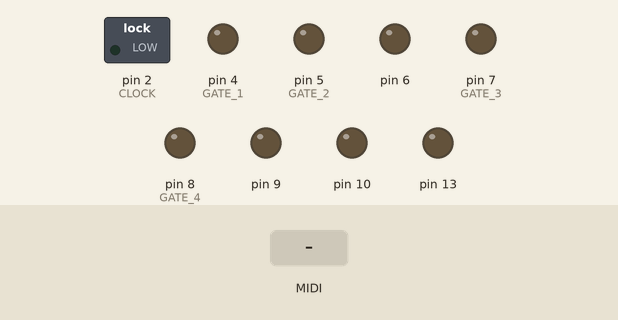
Recording of a sketch running on a simulated Arduino Leonardo, built with avr-gcc and run on an emulated ATmega32U4. On the bench: switched loads named in the sketch (green lamp = pin HIGH), output pins drawn as LEDs (lit = HIGH). The test bench sets the inputs (shaded band). MIDI output is not drawn.

Above: at 1.2 s.
1.3 s: MIDI note 36 received
At 2.1 s:
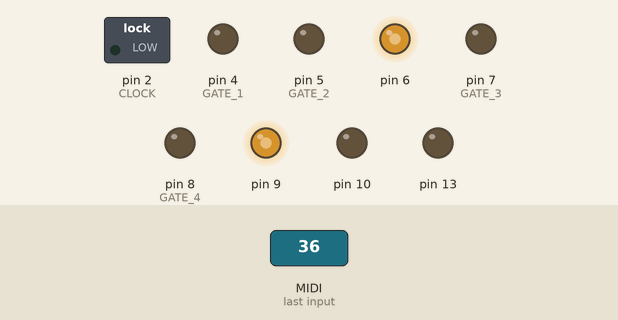
3.1 s: MIDI note 67 received
At 3.25 s:
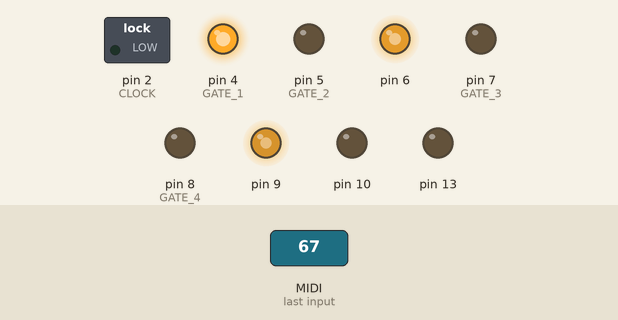
Timing chart, 0 to 6.1 s (numbered marks = the images above; inputs shaded):
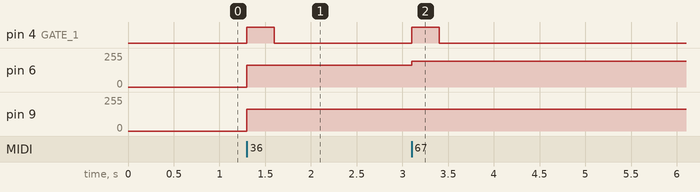

Measured:
- after the input at 1.3 s, pin 4 (GATE_1): LOW → HIGH at once, → LOW 0.30 s later; pin 6, pin 9: 0/255 → 164/255 at once
- after the input at 3.1 s, pin 4 (GATE_1): LOW → HIGH at once, → LOW 0.30 s later; pin 6: 164/255 → 195/255 at once

The sketch:

Interstellar_Communicator_PWM_v20.ino
```cpp
/*
Logboek:
Interstellar_Communicator_PWM_v20 [3-6-21]:
- Logboek aangemaakt.
- Midi clock ticks veranderd naar altijd output.

TODO:
- Test op glitches wanneer je veel midi ontvangt.
	- Glitches? Kijk of dit verdwijnt met midiThruOff.
		- Ja? Kijk of je midithru in hardware kan door-routen.
- Kijk of je condensators kan vervangen voor minder slew op de pwm outputs.
- Active sensing timeout nu niet gebruikt. Blijf testen om te kijken of er noten blijven hangen. Zo niet? Dan kan het zo blijven.
*/

#include <MIDI.h>
#include <EEPROM.h>

#define CLOCK 2
#define RESET 3
#define GATE_1 4
#define GATE_2 5
#define GATE_3 7
#define GATE_4 8
#define BUTTON_1 A0
#define BUTTON_2 A1
#define BUTTON_3 A2
#define BUTTON_4 A3

MIDI_CREATE_DEFAULT_INSTANCE();

// Frequency modes for TIMER1
#define PWM62k 1   //62500 Hz

// Direct PWM change variables
#define PWM9 OCR1A
#define PWM10 OCR1B

// Frequency modes for TIMER4
#define PWM187k 1   // 187500 Hz

// Direct PWM change variables
#define PWM6 OCR4D
#define PWM13 OCR4A

// Terminal count
#define PWM6_13_MAX OCR4C

enum TYPE { NEG = -1, NOTE, VELOCITY, ATC, ATP, CONTROL, BEND, PENDING_AT };

void setup()
{
	setinputsandoutputs();
	configuremidisethandle();
	load_learn_status();
}

void setinputsandoutputs()
{
	MIDI.begin(MIDI_CHANNEL_OMNI);
	 // MIDI.turnThruOff();

	pinMode(CLOCK, OUTPUT);
	pinMode(RESET, OUTPUT);
	pinMode(GATE_1, OUTPUT);
	pinMode(GATE_2, OUTPUT);
	pinMode(GATE_3, OUTPUT);
	pinMode(GATE_4, OUTPUT);

	pinMode(BUTTON_1, INPUT_PULLUP); //Knoppen 1 t/m 4 sluiten de input kort naar massa bij het indrukken.
	pinMode(BUTTON_2, INPUT_PULLUP);
	pinMode(BUTTON_3, INPUT_PULLUP);
	pinMode(BUTTON_4, INPUT_PULLUP);

	digitalWrite(CLOCK,LOW);
	digitalWrite(RESET,LOW);
	digitalWrite(GATE_1,LOW);
	digitalWrite(GATE_2,LOW);
	digitalWrite(GATE_3,LOW);
	digitalWrite(GATE_4,LOW);

	confpwm();
}

void confpwm()
{
	// Configure Timer 1 (Pins 9, 10 and 11)
	TCCR1A=1;
	TCCR1B=PWM62k|0x08;
	TCCR1C=0;

	// Configure Timer 4 (Pins 6 and 13)
	TCCR4A=0;
	TCCR4B=PWM187k;
	TCCR4C=0;
	TCCR4D=0;
	TCCR4D=0;

	// PLL Configuration
	// Use 96MHz / 2 = 48MHz
	PLLFRQ=(PLLFRQ&0xCF)|0x30;
	// PLLFRQ=(PLLFRQ&0xCF)|0x10; // Will double all frequencies

	// Terminal count for Timer 4 PWM
	PWM6_13_MAX=255;

	// Prepare pin 9 to use PWM
	PWM9=0;   // Set PWM value between 0 and 255
	DDRB|=1<<5;    // Set Output Mode B5
	TCCR1A|=0x80;  // Activate channel

	// Prepare pin 10 to use PWM
	PWM10=0;   // Set PWM value between 0 and 255
	DDRB|=1<<6;    // Set Output Mode B6
	TCCR1A|=0x20;  // Set PWM value

	// Prepare pin 6 to use PWM
	PWM6=0;   // Set PWM value between 0 and 255
	DDRD|=1<<7;    // Set Output Mode D7
	TCCR4C|=0x09;  // Activate channel D

	// Prepare pin 5 to use PWM
	PWM13=0;   // Set PWM value between 0 and 255
	DDRC|=1<<7;    // Set Output Mode C6
	TCCR4A=0x82;  // Activate channel A
}

void configuremidisethandle()
{
	//When the following midi message type is recieved, the void function in between the brackets is carried out.
	MIDI.setHandleNoteOn(note_on_vel);
	MIDI.setHandleNoteOff(note_off_vel);
	MIDI.setHandleControlChange(control_change);
	MIDI.setHandlePitchBend(pitchbend);
	MIDI.setHandleAfterTouchChannel(atc);
	MIDI.setHandleAfterTouchPoly(atp);
	MIDI.setHandleClock(clock_tick);
	MIDI.setHandleStart(clock_start);
	MIDI.setHandleContinue(clock_continue);
	MIDI.setHandleStop(clock_stop);
//  MIDI.setHandleActiveSensing(RecievedActive);
}

//Saved in eeprom
//------
int8_t cv_type[4];
int8_t cv_channel[4];

int8_t perc_type[4];
int8_t perc_channel[4];
int8_t perc_num[4];

bool polyphony[16];

int8_t msb_numbers[4];
// int8_t lsb_numbers[4];
int8_t nrpn_msb_controls[4];
int8_t nrpn_lsb_controls[4];
bool precision[4];
//------

int note_hist[4];
int note_row_hist[16];
int vel_row_hist;
int at_row_hist;

int8_t nrpn_iter[4];
int8_t msb_controller[4];

void load_learn_status()
{
  for ( int channels = 0; channels < 16; channels++ ) {
		note_row_hist[channels] = NEG;
    polyphony[channels] = false;
	}
	vel_row_hist = NEG;
	at_row_hist = NEG;
  nrpn_iter[0] = 0;
	nrpn_iter[1] = 0;
	nrpn_iter[2] = 0;
	nrpn_iter[3] = 0;

  /*
	for ( int row = 0; row < 4; row++ ) {
		cv_type[row] = 				EEPROM.read(row);
		cv_channel[row] = 			EEPROM.read(row+4);
		perc_type[row] = 			EEPROM.read(row+8);
		perc_channel[row] = 		EEPROM.read(row+12);
		perc_num[row] = 			EEPROM.read(row+16);
		polyphony[row] = 			EEPROM.read(row+20);
		polyphony[row + 4] = 		EEPROM.read(row+24);
		polyphony[row + 8] = 		EEPROM.read(row+28);
		polyphony[row + 12] = 		EEPROM.read(row+32);
		msb_numbers[row] = 			EEPROM.read(row+36);
		// lsb_numbers[row] = 			EEPROM.read(row+40);
		nrpn_msb_controls[row] = 	EEPROM.read(row+44);
		nrpn_lsb_controls[row] = 	EEPROM.read(row+48);
		precision[row] = 			EEPROM.read(row+52);
	}
*/

	cv_type[0] = NOTE;
	cv_channel[0] = 1;

	perc_type[0] = NEG;
	perc_channel[0] = NEG;
	perc_num[0] = NEG;


	cv_type[1] = VELOCITY;
	cv_channel[1] = 1;

	perc_type[1] = NOTE;
	perc_channel[1] = 10;
	perc_num[1] = 36;


	cv_type[2] = NOTE;
	cv_channel[2] = 2;

	perc_type[2] = NEG;
	perc_channel[2] = NEG;
	perc_num[2] = NEG;


	cv_type[3] = VELOCITY;
	cv_channel[3] = 10;

	perc_type[3] = NOTE;
	perc_channel[3] = 10;
	perc_num[3] = 38;

	msb_numbers[0] = NEG;
	// lsb_numbers[0] = NEG;

	msb_numbers[1] = NEG;
	// lsb_numbers[1] = NEG;

	msb_numbers[2] = NEG;
	// lsb_numbers[2] = NEG;

	msb_numbers[3] = NEG;
	// lsb_numbers[3] = NEG;

	nrpn_msb_controls[0] = 12;
	nrpn_lsb_controls[0] = 10;

	nrpn_msb_controls[1] = 12;
	nrpn_lsb_controls[1] = 42;

	nrpn_msb_controls[2] = 12;
	nrpn_lsb_controls[2] = 74;

	nrpn_msb_controls[3] = 12;
	nrpn_lsb_controls[3] = 106;

	precision[0] = false;
	precision[1] = false;
	precision[2] = false;
	precision[3] = false;

}

void loop()
{
	if ( MIDI.read() ) {
	} /*else if ( PINF < B11110000) {
		eval_buttonStates();
	}*/
}

uint16_t erase_row[4] = { 0, 0, 0, 0 };

void eval_buttonStates()
{
	int buttonStates = get_buttonStates(100);
	static int buttonStates_hist = 0;
	// MIDI.sendNoteOn(buttonStates, 120, 1);
  // MIDI.sendNoteOff(buttonStates_hist, 0, 1);
	if ( change(buttonStates, &buttonStates_hist) && buttonStates ) {
		int erase_counter[4];
		static int erase_counter_hist[4] = { 0, 0, 0, 0 };
		int erase_counter_diff[4];
		for ( int row = 0; row < 4; row++ ) {
			erase_counter[row] = millis();
			erase_counter_diff[row] = delta(erase_counter[row], &erase_counter_hist[row]);

			++erase_row[row];
		}

		MIDI.setHandleNoteOn(learn_note_on_vel);
		MIDI.disconnectCallbackFromType(midi::NoteOff);
		MIDI.setHandleControlChange(learn_control_change);
		MIDI.setHandlePitchBend(learn_pitchbend);
		MIDI.setHandleAfterTouchChannel(learn_atc);
		MIDI.setHandleAfterTouchPoly(learn_atp);
		MIDI.disconnectCallbackFromType(midi::Clock);
		MIDI.disconnectCallbackFromType(midi::Start);
		MIDI.disconnectCallbackFromType(midi::Continue);
		MIDI.disconnectCallbackFromType(midi::Stop);

		while ( 1 ) {
			buttonStates = getPINF_32u4_alt();
			if ( MIDI.read() ) {
			} else if ( buttonStates == false ) {
				if ( get_buttonStates(100) == false ) break;
			}
		}

		for ( int row = 0; row < 4; row++ ) {
			if ( erase_counter_diff < 500 && erase_row[row] > 1 && bitRead(buttonStates, row) ) {
				erase_row[row] = 0;

				cv_type[row] = NEG;
				cv_channel[row] = NEG;

				perc_type[row] = NEG;
				perc_channel[row] = NEG;
				perc_num[row] = NEG;

				polyphony[row] = false;
				polyphony[row + 4] = false;
				polyphony[row + 8] = false;
				polyphony[row + 12] = false;

				msb_numbers[row] = NEG;
				// lsb_numbers[row] = NEG;
				nrpn_msb_controls[row] = NEG;
				nrpn_lsb_controls[row] = NEG;

				precision[row] = false;
			}
		}

		save_learn_status();

		// switch ( cv_type[0] ) {
		// 	case NOTE:
		// 	MIDI.sendNoteOn(64, 64, 1); break;
		// 	case CONTROL:
		// 	MIDI.sendControlChange(64, 64, 1); break;
		// 	case ATC:
		// 	MIDI.sendAfterTouch(64, 1); break;
		// 	case ATP:
		// 	MIDI.sendAfterTouch(64, 64, 1); break;
		// 	case BEND:
		// 	MIDI.sendPitchBend(64, 1); break;
		// 	default:
		// 		break;
		// }

		MIDI.setHandleNoteOn(note_on_vel);
		MIDI.setHandleNoteOff(note_off_vel);
		MIDI.setHandleControlChange(control_change);
		MIDI.setHandlePitchBend(pitchbend);
		MIDI.setHandleAfterTouchChannel(atc);
		MIDI.setHandleAfterTouchPoly(atp);
		MIDI.setHandleClock(clock_tick);
		MIDI.setHandleStart(clock_start);
		MIDI.setHandleContinue(clock_continue);
		MIDI.setHandleStop(clock_stop);
	}
}

void save_learn_status()
{
	for ( int row = 0; row < 4; row++ ) {
		EEPROM.update(row, 	  cv_type[row]);
		EEPROM.update(row+4,  cv_channel[row]);
		EEPROM.update(row+8,  perc_type[row]);
		EEPROM.update(row+12, perc_channel[row]);
		EEPROM.update(row+16, perc_num[row]);
		EEPROM.update(row+20, polyphony[row]);
		EEPROM.update(row+24, polyphony[row + 4]);
		EEPROM.update(row+28, polyphony[row + 8]);
		EEPROM.update(row+32, polyphony[row + 12]);
		EEPROM.update(row+36, msb_numbers[row]);
		// EEPROM.update(row+40, lsb_numbers[row]);
		EEPROM.update(row+44, nrpn_msb_controls[row]);
		EEPROM.update(row+48, nrpn_lsb_controls[row]);
		EEPROM.update(row+52, precision[row]);
	}
}

//returns a debounced button state.
int get_buttonStates(int t_debounce)
{
	uint8_t state = getPINF_32u4_alt();
	static uint8_t stateHistory = state;

	unsigned long t0 = millis();

	// The while loop ends if:
	//  1: It reaches the debounce time: After which the readed state is returned.
	//  2: Or if the readed state is changed before the debounce time is reached: After which the previous state is returned.

	//convert to unsigned to prevent negative values;
	while ( uint32_t(millis() - t0) < t_debounce ) {
		//break the loop and return previous value if the pin value changed before the debounce time was reached.
		if ( state != getPINF_32u4_alt() ) {
		return stateHistory;
		}
	}

	stateHistory = state;
	return state;
}

inline uint8_t getPINF_32u4_alt()
{
	//A0 == PF7, A1 == PF6, A2 == PF5, A3 == PF4. Specific for Atmega32u4.
	// B00001111 == 15.
	//   int state = (~PINF >> 4) & 15;
	uint8_t n_PINF = ~PINF;
	uint8_t state = ( (n_PINF & 16) >> 1 | (n_PINF & 32) >> 3 | (n_PINF & 64) >> 5 | (n_PINF & 128) >> 7 ) & 15;
	return state;
}

void learn_note_on_vel(int8_t channel, int8_t note, int8_t velocity)
{
	int count_keys = 0;
	const int8_t KEYS = B01;
	const int8_t PERC = B11;

	for ( int row = 0; row < 4; row++ ) {
		erase_row[row] = false;

		switch ( (channel == 10) << 1 | bitRead(getPINF_32u4_alt(), row) ) {
		case KEYS:
			switch ( count_keys ) {
			case 0:
				cv_type[row] = NOTE;
				cv_channel[row] = channel;
				++count_keys;
				break;
			case 1:
				cv_type[row] = VELOCITY;
				cv_channel[row] = channel;
				++count_keys;
				break;
			case 2:
				cv_type[row] = PENDING_AT;
				cv_channel[row] = channel;
				break;
			default:
				break;
			}
			break;
		case PERC:
			cv_type[row] = VELOCITY;
			cv_channel[row] = channel;
			perc_type[row] = NOTE;
			perc_channel[row] = channel;
			perc_num[row] = note;
			break;
		default:
			break;
		}
	}

	count_keys = 0;
	for ( int row = 0; row < 4; row++ ) {
		if ( cv_type[row] == NOTE && cv_channel[row] == channel ) {
			++count_keys;
		}
	}
	polyphony[channel] = count_keys > 1;
}

void learn_atc(int8_t channel, int8_t aftertouch)
{
	for ( int row = 0; row < 4; row++ ) {
		erase_row[row] = false;

		if ( cv_channel[row] == channel && cv_type[row] == PENDING_AT && bitRead(getPINF_32u4_alt(), row) ) {
			cv_type[row] = ATC;
		}
	}
}

void learn_atp(int8_t channel, int8_t note, int8_t aftertouch)
{
	for ( int row = 0; row < 4; row++ ) {
		erase_row[row] = false;

		if ( cv_channel[row] == channel && cv_type[row] == PENDING_AT && bitRead(getPINF_32u4_alt(), row) ) {
			cv_type[row] = ATP;
		}
	}
}

void learn_control_change(int8_t channel, int8_t number, int8_t control)
{
	static bool msb_ready = false;
	static bool nrpn_ready = false;

	for ( int row = 0; row < 4; row++ ) {
		erase_row[row] = false;
		precision[row] = false;

		if ( bitRead(getPINF_32u4_alt(), row) ) {
			switch ( number ) {
			case 38:
				if ( nrpn_ready && msb_ready ) {
					precision[row] = true;

					nrpn_ready = false;
					msb_ready = false;
				}
				break;
			case 6:
				if ( nrpn_ready ) {
					cv_type[row] = CONTROL;
					cv_channel[row] = channel;

					msb_ready = true;
				}
				break;
			case 98:
				if ( control == 127 ) {
					break;
				} else if ( msb_ready ) {
					nrpn_lsb_controls[row] = control;

					nrpn_ready = true;
				}
				break;
			case 99:
				if ( control == 127 ) {
					break;
				} else {
					nrpn_msb_controls[row] = control;
				}
				break;
			default:
				cv_type[row] = CONTROL;
				cv_channel[row] = channel;

				if ( msb_numbers[row] + 32 == number && msb_ready ) {
					precision[row] = true;
				}

				if ( msb_ready || msb_numbers[row] == number && cv_channel[row] == channel ) {
					msb_ready = false;
				} else {
					msb_numbers[row] = number;

					msb_ready = true;
				}

				break;
			}
		}
	}
}

void learn_pitchbend(int8_t channel, int pitch)
{
	for ( int row = 0; row < 4; row++ ) {
		erase_row[row] = false;

		if ( bitRead(getPINF_32u4_alt(), row) ) {
			cv_type[row] = BEND;
			cv_channel[row] = channel;
		}
	}
}

void note_on_vel(int8_t channel, int8_t note, int8_t velocity) //Moeten bytes zijn, geen int. (met int wordt de data corrupt).
{
	note_on(channel, note);
	on_vel(channel, note, velocity);
  // MIDI.sendControlChange(note, note_hist[0], 1);
  // MIDI.sendControlChange(note, note_hist[1], 2);
  // MIDI.sendControlChange(note, note_hist[2], 3);
  // MIDI.sendControlChange(note, note_hist[3], 4);
}

void note_on(int8_t channel, int8_t note)
{
	int type = NOTE;
	for ( int row = 0; row < 4; row++ ) {
		bool cv_main = cv_main_conditions(row, type, channel);
		const int8_t MONO_KEYS = B01;
		const int8_t POLY_KEYS = B11;

		switch ( polyphony[channel - 1] << 1 | cv_main ) {
			case MONO_KEYS:
				cv_out(row, note, type);
				gate_out(row, true);
				// note_hist_2[row] = note_hist_1[row];
				note_hist[row] = note;
				goto END_LOOP;
			case POLY_KEYS:
				if ( note_row_hist[channel-1] != row ) {
					cv_out(row, note, type);
					gate_out(row, true);
					// note_hist_2[row] = note_hist_1[row];
					note_hist[row] = note;
					note_row_hist[channel-1] = row;
					goto END_LOOP;
				}
				break;
			default:
				break;
		}

		if ( perc_main_conditions(row, type, channel, note) ) {
			gate_out(row, true);
			note_hist[row] = note;
			goto END_LOOP;
		}
	}
	END_LOOP:;
}

void on_vel(int8_t channel, int8_t note, int8_t velocity)
{
	int type = VELOCITY;
	for ( int row = 0; row < 4; row++ ) {
		bool cv_main = cv_main_conditions(row, type, channel);

		const int8_t MONO_VEL_OR_PERC_VEL = B01;
		const int8_t POLY_VEL = B11;

		switch ( polyphony[channel - 1] << 1 | cv_main ) {
			case MONO_VEL_OR_PERC_VEL:
				cv_out(row, velocity, type);
				note_hist[row] = note;
				goto END_LOOP;
			case POLY_VEL:
				if ( vel_row_hist != row ) {
					cv_out(row, velocity, type);
					note_hist[row] = note;
					vel_row_hist = row;
					goto END_LOOP;
				}
				break;
			default:
				break;
		}
	}
	END_LOOP:;
}

void note_off_vel(int8_t channel, int8_t note, int8_t velocity)
{
	note_off(channel, note);
	off_vel(channel, note, velocity);
  // MIDI.sendControlChange(note, note_hist[0], 1);
  // MIDI.sendControlChange(note, note_hist[1], 2);
  // MIDI.sendControlChange(note, note_hist[2], 3);
  // MIDI.sendControlChange(note, note_hist[3], 4);
}

void note_off(int8_t channel, int8_t note)
{
	int type = NOTE;
	for ( int row = 0; row < 4; row++ ) {
		bool cv_main = cv_main_conditions(row, type, channel);
		bool perc_main = perc_main_conditions(row, type, channel, note);

    // MIDI.sendControlChange(note, note_hist[row], row+1);
    // MIDI.sendControlChange(note, perc_main, row+1);
		if ( note_hist[row] == note & (cv_main | perc_main) ) {
			gate_out(row, false);
			note_hist[row] = NEG;
			goto END_LOOP;
		}
	}
	END_LOOP:;
}

//alleen voor percussie
void off_vel(int8_t channel, int8_t note, int8_t velocity)
{
	int type = VELOCITY;
	for ( int row = 0; row < 4; row++ ) {
		// const int8_t MONO_VEL = B11;
		// const int8_t POLY_VEL = B11;

    bool cv_main = cv_main_conditions(row, type, channel);
		bool perc_main = perc_main_conditions(row, NOTE, channel, note);

    // MIDI.sendControlChange(note, note_hist[row], row+1);
    // MIDI.sendControlChange(note, cv_main_conditions(row, type, channel), row+1);
		if ( note_hist[row] == note & cv_main & perc_main ) {
			cv_out(row, velocity, type);
			note_hist[row] = NEG;
			goto END_LOOP;
		}
	}
	END_LOOP:;
}

void atc(int8_t channel, int8_t aftertouch)
{
	int type = ATC;
	int row = 0;
	do {
		if ( cv_main_conditions(row, type, channel ) ) {
			cv_out(row, aftertouch, type);
			break;
		}
	} while ( ++row < 4 );
}

void atp(int8_t channel, int8_t note, int8_t aftertouch)
{
	int type = ATP;
	const int8_t MONO_ATP = B001;
	const int8_t POLY_ATP_PLAY = B111;

	int row = 2;
	do {
		switch ( (note_hist[row - 2] == note) << 2 | polyphony[channel - 1] << 1 | cv_main_conditions(row, type, channel) ) {
			case MONO_ATP:
				cv_out(row, aftertouch, type);
				goto END_LOOP;
			case POLY_ATP_PLAY:
				cv_out(row, aftertouch, type);
				goto END_LOOP;
			default:
				break;
		}
	} while ( ++row < 4 );
	END_LOOP:;
}

//test deze

void control_change(int8_t channel, int8_t number, int8_t control)
{
	int type = CONTROL;

	bool msb_6 = 6 == number;
	bool lsb_38 = 38 == number;

	bool nrpn_99 = 99 == number;
	bool nrpn_98 = 98 == number;

	const int NRPN_99_CTRL = B00 << 7 | B0100001;
	const int NRPN_98_CTRL = B01 << 7 | B1000001;
	const int MSB_6 = B10 << 7 | B0001001;
	const int LSB_38 = B10 << 7 | B0010001;
	const int MSB = B0000011;
	const int LSB = B0000101;

	int row = 0;
	do {
		bool cv_main = cv_main_conditions(row, type, channel);

		bool msb_num = msb_numbers[row] == number;
		bool lsb_num = msb_numbers[row] + 32 == number;

		bool nrpn_msb_ctrl = nrpn_msb_controls[row] == control;
		bool nrpn_lsb_ctrl = nrpn_lsb_controls[row] == control;

		switch ( nrpn_iter[row] << 7 | (nrpn_lsb_ctrl & nrpn_98) << 6 | (nrpn_msb_ctrl & nrpn_99) << 5 | lsb_38 << 4 | msb_6 << 3 | lsb_num << 2 | msb_num << 1 | cv_main ) {
			case NRPN_99_CTRL:
				nrpn_iter[row] = 1;
				goto END_LOOP;
			case NRPN_98_CTRL:
				nrpn_iter[row] = 2;
				goto END_LOOP;
			case MSB_6:
				if ( precision[row] ) {
					msb_controller[row] = control;
				} else {
					cv_out(row, (control << 6) + 64, type);
					nrpn_iter[row] = 0;
				}
				goto END_LOOP;
			case LSB_38:
				cv_out(row, msb_controller[row] << 7 | control, type);
				nrpn_iter[row] = 0;
				goto END_LOOP;
			case MSB:
				if ( precision[row] ) {
					msb_controller[row] = control;
				} else cv_out(row, (control << 6) + 64, type);
				goto END_LOOP;
			case LSB:
				cv_out(row, msb_controller[row] << 7 | control, type);
				goto END_LOOP;
			default:
				break;
		}
	} while ( ++row < 4 );
	END_LOOP:;
}

void pitchbend(int8_t channel, int pitch)
{
	int type = BEND;
	int row = 0;
	do {
		if ( cv_main_conditions(row, type, channel ) ) {
			cv_out(row, pitch, type);
			break;
		}
	} while ( ++row < 4 );
	END_LOOP:;
}

inline bool cv_main_conditions(int row, int type, int8_t channel)
{
	return
	cv_type[row] == type &
	cv_channel[row] == channel;
}

inline bool perc_main_conditions(int row, int type, int8_t channel, int8_t number)
{
	return
	perc_type[row] == type &
	perc_channel[row] == channel &
	perc_num[row] == number;
}

inline void cv_out(int row, int number, int type)
{
	const int CV_RSHIFT[6] = {0, 0, 0, 0, 6, 6};
	const int CV_OFFSET[6] = {128, 64, 64, 64, 0, 0};

	uint8_t value = (number >> CV_RSHIFT[type]) + CV_OFFSET[type];
	switch (row) {
		case 0: PWM6 = value; break;
		case 1: PWM9 = value; break;
		case 2: PWM10 = value; break;
		case 3: PWM13 = value; break;
	}
	// if ( !MIDI.getThruState() ) {
	// 	MIDI.sendControlChange(0, value >> 7, row + 1);
	// 	MIDI.sendControlChange(32, value & 127, row + 1);
	// }
}

inline void gate_out(int row, bool state)
{
	const int GATES[4] = {GATE_1, GATE_2, GATE_3, GATE_4};

	digitalWrite(GATES[row], state);
	// if ( !MIDI.getThruState() ) {
	// 	MIDI.sendNoteOn(1, state, row + 1);
	// }
}

int clock_count = 2;
int clock_count_saved = clock_count;
bool clock_active = true;

void clock_tick()
{
	switch ( clock_count << 1 | clock_active ) {
		case B001: /*digitalWrite(RESET, LOW);*/ digitalWrite(CLOCK, HIGH); clock_count = 1; break;
		case B011: digitalWrite(RESET, LOW); digitalWrite(CLOCK, LOW); clock_count = 2; break;
		case B101: clock_count = 0; break;
		default: break;
	}
}

void clock_start()
{
	digitalWrite(RESET, HIGH);
	clock_count = 0;
	//clock_active = true;
}

void clock_continue()
{
	//clock_active = true;
  clock_count = clock_count_saved;
}

void clock_stop()
{
	digitalWrite(CLOCK, LOW);
	digitalWrite(RESET, LOW);
	gate_out(0, LOW);
	gate_out(1, LOW);
	gate_out(2, LOW);
	gate_out(3, LOW);
	//clock_active = false;
  clock_count_saved = clock_count;
}

// void sense_timeout()
// {
// 	clock_stop();
// }

//Algemene functies

bool change(int val, int *history)
{
  bool state = true;
  if ( *history == val ) {
    state = false;
  }
  *history = val;
  return state;
}

int delta(int in, int *history)
{
	int out = in - *history;
	*history = in;
	return out;
}
```
